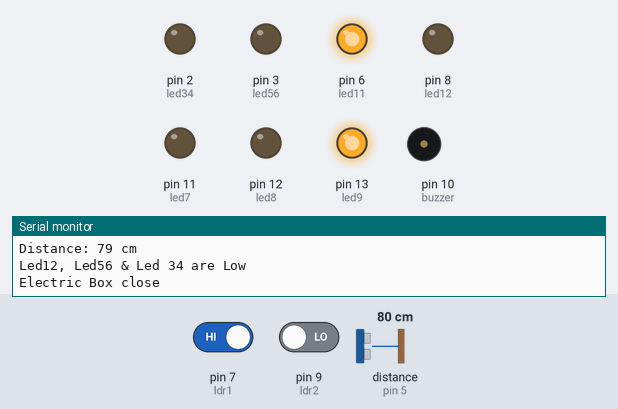
Bench run of a sketch on a simulated Arduino Uno, built with avr-gcc and run on an emulated ATmega328P. Shown: output pins drawn as LEDs (lit = HIGH), buzzer (waves = sounding, pin HIGH), the last lines printed to the serial monitor. Wiring (inferred from the names in the program): ultrasonic range finder: trigger pin 4; echo pin 5. The test bench sets the inputs (shaded band); at power-on: pin 9 (ldr2) LOW, distance to the obstacle (sensor on pin 5) 80 cm, pin 7 (ldr1) HIGH. The echo pulse lasts 58.3 µs per cm; pins used as bus, display or sensor lines are not drawn.

Above: at 1.2 s.
1.3 s: pin 9 (ldr2) driven HIGH
At 1.6 s:
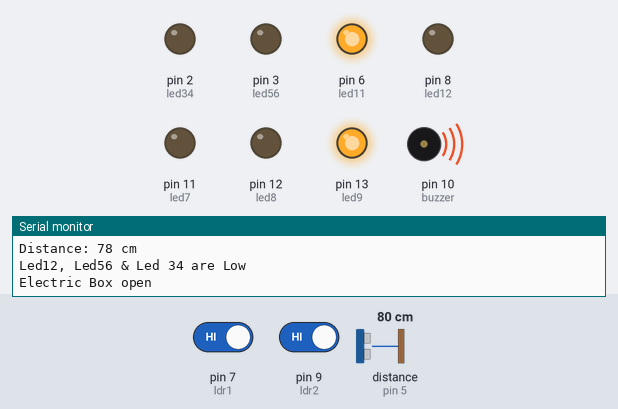
4.3 s: distance to the obstacle (sensor on pin 5) set to 39 cm
7.3 s: distance to the obstacle (sensor on pin 5) set to 34 cm
At 7.55 s:
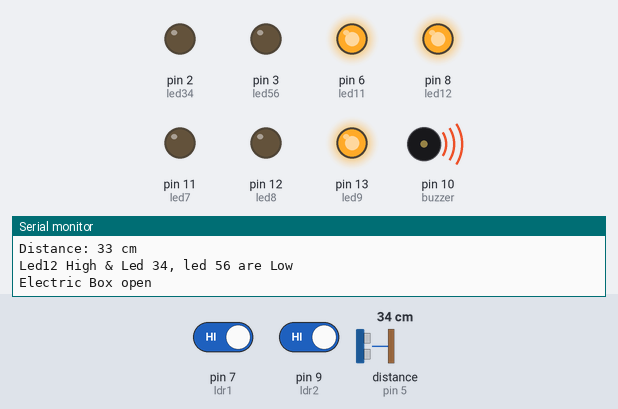
10.3 s: pin 7 (ldr1) driven LOW
At 10.5 s:
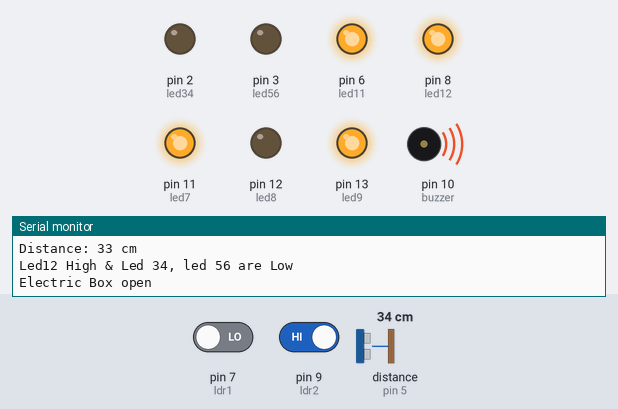
13.3 s: distance to the obstacle (sensor on pin 5) set to 18 cm
16.3 s: distance to the obstacle (sensor on pin 5) set to 14 cm
At 16.61 s:
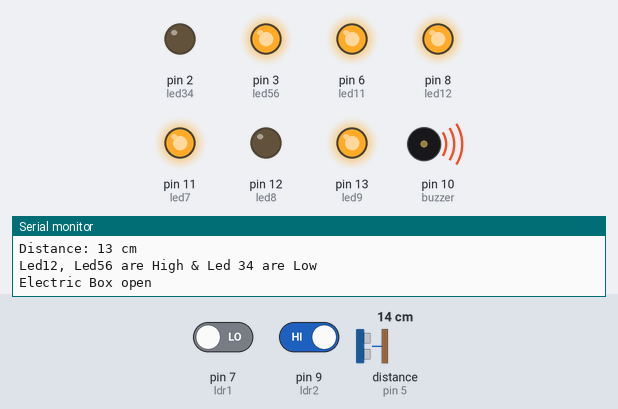
Timing chart, 0 to 20.3 s (numbered marks = the images above; inputs shaded):
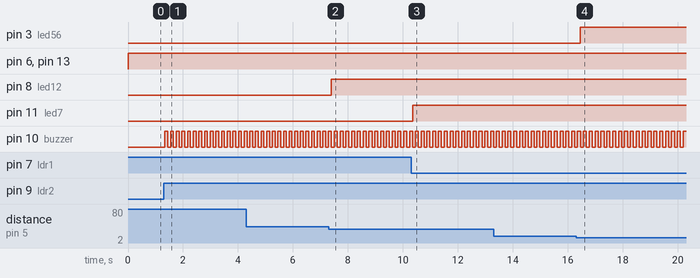

The sketch:

EmergencyBunker.ino
```cpp
#include <ezButton.h> //

ezButton toggleSwitch(0); // switch = 0 create ezButton object that attach to pin 0;

// LEDs for Safety Lights
int led12 = 8; // White (LED1 + LED2)
int led34 = 2; // Red (LED3 + LED4 + Buzzer2)
int led56 = 3; // White (LED5 + LED6)

// Ultra-Sonic Pins
int trigo = 4;
int echo = 5;

// Pins for Hallway , Electric Box
int ldr1 = 7; // In main house with led11
int ldr2 = 9;  // Electric box

int led11 = 6; // Red LED
int buzzer = 10; // Red LED shorted with Buzzer

int led7 = 11; // White LED
int led8 = 12; // Red LED

int led9 = 13; // White LED (Electric Box)

// Int vales for Ultra Sonic Calculations
int dura;
int dist;

void setup() {
  Serial.begin(9600);
  pinMode(led12, OUTPUT);
  pinMode(led34, OUTPUT);
  pinMode(led56, OUTPUT);
  pinMode(trigo, OUTPUT);
  pinMode(echo, INPUT);
  pinMode(ldr1, INPUT);
  pinMode(ldr2, INPUT);
  pinMode(led11, OUTPUT);
  pinMode(buzzer, OUTPUT);
  pinMode(led7, OUTPUT);
  pinMode(led8, OUTPUT);
  pinMode(led9, OUTPUT);

  toggleSwitch.setDebounceTime(50);

}

void loop() {

  int switchState = toggleSwitch.getState(); // Int which takes value of status of switch
  digitalWrite(led11, HIGH);
  digitalWrite(led9, HIGH);

  if (switchState == HIGH) { // Safety Mode
    Serial.println("Mode 1: Safety Mode");

    digitalWrite(led8, LOW); // RED LED

    // Distance Calculation

    digitalWrite(trigo, HIGH);
    delayMicroseconds(10);
    digitalWrite(trigo, LOW);


    dura = pulseIn(echo, HIGH);
    dist = dura * 0.017;
    Serial.print("Distance: ");
    Serial.print(dist);
    Serial.println(" cm");

    // Checking Distance
    if (dist <= 15) {
      digitalWrite(led12, HIGH);
      digitalWrite(led34, LOW);
      digitalWrite(led56, HIGH);
      Serial.println("Led12, Led56 are High & Led 34 are Low");
    }
    else if (dist <= 35) {
      digitalWrite(led12, HIGH);
      digitalWrite(led34, LOW);
      digitalWrite(led56, LOW);
      Serial.println("Led12 High & Led 34, led 56 are Low");
    }
    else {
      digitalWrite(led12, LOW);
      digitalWrite(led34, LOW);
      digitalWrite(led56, LOW);
      Serial.println("Led12, Led56 & Led 34 are Low");
    }

     // Checking LDR2 Status
    if (digitalRead(ldr1) == LOW) {
      digitalWrite(buzzer, LOW);
      digitalWrite(led8, LOW); // RED LED
      digitalWrite(led7, HIGH); // WHITE LED
    }
    else {
      digitalWrite(buzzer, LOW);
      digitalWrite(led8, LOW); // RED LED
      digitalWrite(led7, LOW); // WHITE LED
   }
    delay(100);
  }
  else {   // Emergency Mode
    Serial.println("Mode 2: Emergency Mode");

      digitalWrite(led12, LOW);
      digitalWrite(led56, LOW);
      digitalWrite(led8, LOW); // RED LED

    // Distance Calculation

    digitalWrite(trigo, HIGH);
    delayMicroseconds(10);
    digitalWrite(trigo, LOW);

    dura = pulseIn(echo, HIGH);
    dist = dura * 0.017;
    Serial.print("Distance: ");
    Serial.print(dist);
    Serial.println(" cm");

    // Checking Distance

    if (dist <= 25) {
      digitalWrite(led12, LOW);
      digitalWrite(led34, HIGH); // A Buzzer is shorted to led34
      digitalWrite(led56, LOW);
      Serial.println("Led12, Led56 are Low & Led 34 are High");
    }
    else {
      digitalWrite(led12, LOW);
      digitalWrite(led34, LOW);
      digitalWrite(led56, LOW);

      Serial.println("Led12, Led56 & Led 34 are Low");
    }

  // Checking LDR1 Status

    if (digitalRead(ldr1) == LOW) {
      digitalWrite(led8, HIGH);
    }
    else {
      digitalWrite(buzzer, LOW);
      digitalWrite(led8, LOW);
   }
    delay(100);
  }

// Checking ldr2 status

  if (digitalRead(ldr2) == HIGH) {
    digitalWrite(buzzer, HIGH);
    Serial.println("Electric Box open");
  }
  else {
    digitalWrite(buzzer, LOW);
    Serial.println("Electric Box close");
  }
  delay(100);
}
```

Measured:
- the behaviour switches between 37 and 36 cm on distance to the obstacle (sensor on pin 5) (found by bisection; images 1 and 2)
- the behaviour switches between 17 and 16 cm on distance to the obstacle (sensor on pin 5) (found by bisection; images 3 and 4)
- after the input at 1.3 s, pin 10 (buzzer): alternates HIGH for 0.11 s and LOW for 0.10 s, starting at once
- after the input at 7.3 s, pin 8 (led12): LOW → HIGH after 0.10 s
- after the input at 10.3 s, pin 11 (led7): LOW → HIGH after 0.05 s
- after the input at 16.3 s, pin 3 (led56): LOW → HIGH after 0.15 s
